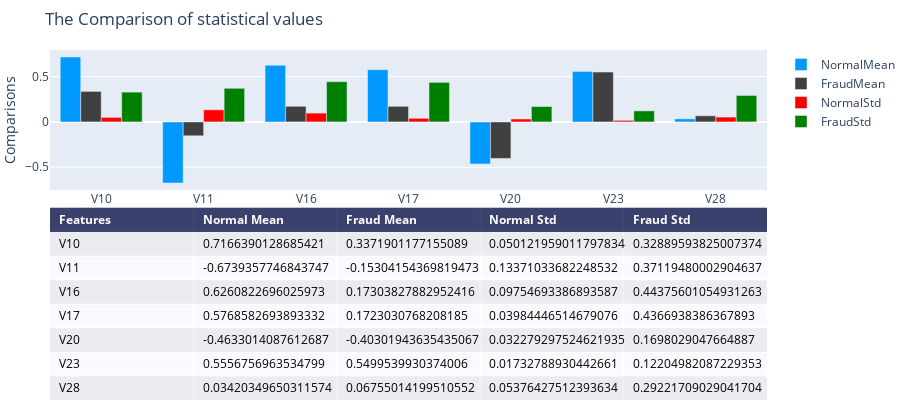

Here is the notebook cell this chart was saved with:
### Code cell
def NormalMean(a):
    feature = 'V'+str(a)
    return RUSdata[RUSdata["Class"] == 0].loc[:,feature].mean()
def FraudMean(a):
    feature = 'V'+str(a)
    return RUSdata[RUSdata["Class"] == 1].loc[:,feature].mean()
def NormalStd(a):
    feature = 'V'+str(a)
    return RUSdata[RUSdata["Class"] == 0].loc[:,feature].std()
def FraudStd(a):
    feature = 'V'+str(a)
    return RUSdata[RUSdata["Class"] == 1].loc[:,feature].std()

import plotly.graph_objects as go
import plotly.figure_factory as ff
table_data = [['Features', 'Normal Mean', 'Fraud Mean','Normal Std','Fraud Std'],
              ['V10', NormalMean(10), FraudMean(10),NormalStd(10),FraudStd(10)],
              ['V11', NormalMean(11), FraudMean(11),NormalStd(11),FraudStd(11)],
              ['V16', NormalMean(16), FraudMean(16),NormalStd(16),FraudStd(16)],
              ['V17', NormalMean(17), FraudMean(17),NormalStd(17),FraudStd(17)],
              ['V20', NormalMean(20), FraudMean(20),NormalStd(20),FraudStd(20)],
              ['V23', NormalMean(23), FraudMean(23),NormalStd(23),FraudStd(23)],
              ['V28', NormalMean(28), FraudMean(28),NormalStd(28),FraudStd(28)]]
fig = ff.create_table(table_data, height_constant=20)
teams = ["V10","V11","V16","V17","V20","V23","V28"]

# create four different bars 
nm = [NormalMean(10),NormalMean(11),NormalMean(16),NormalMean(17),NormalMean(20),NormalMean(23),NormalMean(28)]
fm = [FraudMean(10),FraudMean(11),FraudMean(16),FraudMean(17),FraudMean(20),FraudMean(23),FraudMean(28)]
ns = [NormalStd(10),NormalStd(11),NormalStd(16),NormalStd(17),NormalStd(20),NormalStd(23),NormalStd(28)]
fs = [FraudStd(10),FraudStd(11),FraudStd(16),FraudStd(17),FraudStd(20),FraudStd(23), FraudStd(28)]

# Make traces for graph
trace1 = go.Bar(x=teams, y=nm, xaxis='x2', yaxis='y2',
                marker=dict(color='#0099ff'),
                name='NormalMean')
trace2 = go.Bar(x=teams, y=fm, xaxis='x2', yaxis='y2',
                marker=dict(color='#404040'),
                name='FraudMean')
trace3 = go.Bar(x=teams, y=ns, xaxis='x2', yaxis='y2',
                marker=dict(color='red'),
                name='NormalStd')
trace4 = go.Bar(x=teams, y=fs, xaxis='x2', yaxis='y2',
                marker=dict(color='green'),
                name='FraudStd')

# Add trace data to figure
fig.add_traces([trace1, trace2,trace3,trace4])

# initialize xaxis2 and yaxis2
fig['layout']['xaxis2'] = {}
fig['layout']['yaxis2'] = {}

# Edit layout for subplots
fig.layout.yaxis.update({'domain': [0, .55]})
fig.layout.yaxis2.update({'domain': [.6, 1]})

# The graph's yaxis2 MUST BE anchored to the graph's xaxis2 and vice versa
fig.layout.yaxis2.update({'anchor': 'x2'})
fig.layout.xaxis2.update({'anchor': 'y2'})
fig.layout.yaxis2.update({'title': 'Comparisons'})

# Update the margins to add a title and see graph x-labels.
fig.layout.margin.update({'t':50, 'l':50})
fig.layout.update({'title': 'The Comparison of statistical values'})

# Update the height because adding a graph vertically will interact with the plot height calculated for the table
fig.layout.update({'height':400})
fig.show()

### Figure 1 — Plotly figure (JSON) as saved in the notebook; plotly's stock layout.template omitted (floating-point values rounded to 4 significant figures)
{"data": [{"colorscale": [[0, "#00083e"], [0.5, "#ededee"], [1, "#ffffff"]], "hoverinfo": "none", "opacity": 0.75, "showscale": false, "type": "heatmap", "z": [[0, 0, 0, 0, 0], [0.5, 0.5, 0.5, 0.5, 0.5], [1, 1, 1, 1, 1], [0.5, 0.5, 0.5, 0.5, 0.5], [1, 1, 1, 1, 1], [0.5, 0.5, 0.5, 0.5, 0.5], [1, 1, 1, 1, 1], [0.5, 0.5, 0.5, 0.5, 0.5]]}, {"marker": {"color": "#0099ff"}, "name": "NormalMean", "type": "bar", "x": ["V10", "V11", "V16", "V17", "V20", "V23", "V28"], "xaxis": "x2", "y": [0.7166, -0.6739, 0.6261, 0.5769, -0.4633, 0.5557, 0.0342], "yaxis": "y2"}, {"marker": {"color": "#404040"}, "name": "FraudMean", "type": "bar", "x": ["V10", "V11", "V16", "V17", "V20", "V23", "V28"], "xaxis": "x2", "y": [0.3372, -0.153, 0.173, 0.1723, -0.403, 0.55, 0.06755], "yaxis": "y2"}, {"marker": {"color": "red"}, "name": "NormalStd", "type": "bar", "x": ["V10", "V11", "V16", "V17", "V20", "V23", "V28"], "xaxis": "x2", "y": [0.05012, 0.1337, 0.09755, 0.03984, 0.03228, 0.01733, 0.05376], "yaxis": "y2"}, {"marker": {"color": "green"}, "name": "FraudStd", "type": "bar", "x": ["V10", "V11", "V16", "V17", "V20", "V23", "V28"], "xaxis": "x2", "y": [0.3289, 0.3712, 0.4438, 0.4367, 0.1698, 0.122, 0.2922], "yaxis": "y2"}], "layout": {"annotations": [{"align": "left", "font": {"color": "#ffffff"}, "showarrow": false, "text": "<b>Features</b>", "x": -0.45, "xanchor": "left", "xref": "x", "y": 0, "yref": "y"}, {"align": "left", "font": {"color": "#ffffff"}, "showarrow": false, "text": "<b>Normal Mean</b>", "x": 0.55, "xanchor": "left", "xref": "x", "y": 0, "yref": "y"}, {"align": "left", "font": {"color": "#ffffff"}, "showarrow": false, "text": "<b>Fraud Mean</b>", "x": 1.55, "xanchor": "left", "xref": "x", "y": 0, "yref": "y"}, {"align": "left", "font": {"color": "#ffffff"}, "showarrow": false, "text": "<b>Normal Std</b>", "x": 2.55, "xanchor": "left", "xref": "x", "y": 0, "yref": "y"}, {"align": "left", "font": {"color": "#ffffff"}, "showarrow": false, "text": "<b>Fraud Std</b>", "x": 3.55, "xanchor": "left", "xref": "x", "y": 0, "yref": "y"}, {"align": "left", "font": {"color": "#000000"}, "showarrow": false, "text": "V10", "x": -0.45, "xanchor": "left", "xref": "x", "y": 1, "yref": "y"}, {"align": "left", "font": {"color": "#000000"}, "showarrow": false, "text": "0.7166390128685421", "x": 0.55, "xanchor": "left", "xref": "x", "y": 1, "yref": "y"}, {"align": "left", "font": {"color": "#000000"}, "showarrow": false, "text": "0.3371901177155089", "x": 1.55, "xanchor": "left", "xref": "x", "y": 1, "yref": "y"}, {"align": "left", "font": {"color": "#000000"}, "showarrow": false, "text": "0.050121959011797834", "x": 2.55, "xanchor": "left", "xref": "x", "y": 1, "yref": "y"}, {"align": "left", "font": {"color": "#000000"}, "showarrow": false, "text": "0.32889593825007374", "x": 3.55, "xanchor": "left", "xref": "x", "y": 1, "yref": "y"}, {"align": "left", "font": {"color": "#000000"}, "showarrow": false, "text": "V11", "x": -0.45, "xanchor": "left", "xref": "x", "y": 2, "yref": "y"}, {"align": "left", "font": {"color": "#000000"}, "showarrow": false, "text": "-0.6739357746843747", "x": 0.55, "xanchor": "left", "xref": "x", "y": 2, "yref": "y"}, {"align": "left", "font": {"color": "#000000"}, "showarrow": false, "text": "-0.15304154369819473", "x": 1.55, "xanchor": "left", "xref": "x", "y": 2, "yref": "y"}, {"align": "left", "font": {"color": "#000000"}, "showarrow": false, "text": "0.13371033682248532", "x": 2.55, "xanchor": "left", "xref": "x", "y": 2, "yref": "y"}, {"align": "left", "font": {"color": "#000000"}, "showarrow": false, "text": "0.37119480002904637", "x": 3.55, "xanchor": "left", "xref": "x", "y": 2, "yref": "y"}, {"align": "left", "font": {"color": "#000000"}, "showarrow": false, "text": "V16", "x": -0.45, "xanchor": "left", "xref": "x", "y": 3, "yref": "y"}, {"align": "left", "font": {"color": "#000000"}, "showarrow": false, "text": "0.6260822696025973", "x": 0.55, "xanchor": "left", "xref": "x", "y": 3, "yref": "y"}, {"align": "left", "font": {"color": "#000000"}, "showarrow": false, "text": "0.17303827882952416", "x": 1.55, "xanchor": "left", "xref": "x", "y": 3, "yref": "y"}, {"align": "left", "font": {"color": "#000000"}, "showarrow": false, "text": "0.09754693386893587", "x": 2.55, "xanchor": "left", "xref": "x", "y": 3, "yref": "y"}, {"align": "left", "font": {"color": "#000000"}, "showarrow": false, "text": "0.44375601054931263", "x": 3.55, "xanchor": "left", "xref": "x", "y": 3, "yref": "y"}, {"align": "left", "font": {"color": "#000000"}, "showarrow": false, "text": "V17", "x": -0.45, "xanchor": "left", "xref": "x", "y": 4, "yref": "y"}, {"align": "left", "font": {"color": "#000000"}, "showarrow": false, "text": "0.5768582693893332", "x": 0.55, "xanchor": "left", "xref": "x", "y": 4, "yref": "y"}, {"align": "left", "font": {"color": "#000000"}, "showarrow": false, "text": "0.1723030768208185", "x": 1.55, "xanchor": "left", "xref": "x", "y": 4, "yref": "y"}, {"align": "left", "font": {"color": "#000000"}, "showarrow": false, "text": "0.03984446514679076", "x": 2.55, "xanchor": "left", "xref": "x", "y": 4, "yref": "y"}, {"align": "left", "font": {"color": "#000000"}, "showarrow": false, "text": "0.4366938386367893", "x": 3.55, "xanchor": "left", "xref": "x", "y": 4, "yref": "y"}, {"align": "left", "font": {"color": "#000000"}, "showarrow": false, "text": "V20", "x": -0.45, "xanchor": "left", "xref": "x", "y": 5, "yref": "y"}, {"align": "left", "font": {"color": "#000000"}, "showarrow": false, "text": "-0.4633014087612687", "x": 0.55, "xanchor": "left", "xref": "x", "y": 5, "yref": "y"}, {"align": "left", "font": {"color": "#000000"}, "showarrow": false, "text": "-0.40301943635435067", "x": 1.55, "xanchor": "left", "xref": "x", "y": 5, "yref": "y"}, {"align": "left", "font": {"color": "#000000"}, "showarrow": false, "text": "0.032279297524621935", "x": 2.55, "xanchor": "left", "xref": "x", "y": 5, "yref": "y"}, {"align": "left", "font": {"color": "#000000"}, "showarrow": false, "text": "0.1698029047664887", "x": 3.55, "xanchor": "left", "xref": "x", "y": 5, "yref": "y"}, {"align": "left", "font": {"color": "#000000"}, "showarrow": false, "text": "V23", "x": -0.45, "xanchor": "left", "xref": "x", "y": 6, "yref": "y"}, {"align": "left", "font": {"color": "#000000"}, "showarrow": false, "text": "0.5556756963534799", "x": 0.55, "xanchor": "left", "xref": "x", "y": 6, "yref": "y"}, {"align": "left", "font": {"color": "#000000"}, "showarrow": false, "text": "0.5499539930374006", "x": 1.55, "xanchor": "left", "xref": "x", "y": 6, "yref": "y"}, {"align": "left", "font": {"color": "#000000"}, "showarrow": false, "text": "0.01732788930442661", "x": 2.55, "xanchor": "left", "xref": "x", "y": 6, "yref": "y"}, {"align": "left", "font": {"color": "#000000"}, "showarrow": false, "text": "0.12204982087229353", "x": 3.55, "xanchor": "left", "xref": "x", "y": 6, "yref": "y"}, {"align": "left", "font": {"color": "#000000"}, "showarrow": false, "text": "V28", "x": -0.45, "xanchor": "left", "xref": "x", "y": 7, "yref": "y"}, {"align": "left", "font": {"color": "#000000"}, "showarrow": false, "text": "0.03420349650311574", "x": 0.55, "xanchor": "left", "xref": "x", "y": 7, "yref": "y"}, {"align": "left", "font": {"color": "#000000"}, "showarrow": false, "text": "0.06755014199510552", "x": 1.55, "xanchor": "left", "xref": "x", "y": 7, "yref": "y"}, {"align": "left", "font": {"color": "#000000"}, "showarrow": false, "text": "0.05376427512393634", "x": 2.55, "xanchor": "left", "xref": "x", "y": 7, "yref": "y"}, {"align": "left", "font": {"color": "#000000"}, "showarrow": false, "text": "0.29221709029041704", "x": 3.55, "xanchor": "left", "xref": "x", "y": 7, "yref": "y"}], "height": 400, "margin": {"b": 0, "l": 50, "r": 0, "t": 50}, "title": {"text": "The Comparison of statistical values"}, "xaxis": {"dtick": 1, "gridwidth": 2, "showticklabels": false, "tick0": -0.5, "ticks": "", "zeroline": false}, "xaxis2": {"anchor": "y2"}, "yaxis": {"autorange": "reversed", "domain": [0, 0.55], "dtick": 1, "gridwidth": 2, "showticklabels": false, "tick0": 0.5, "ticks": "", "zeroline": false}, "yaxis2": {"anchor": "x2", "domain": [0.6, 1], "title": {"text": "Comparisons"}}}}
